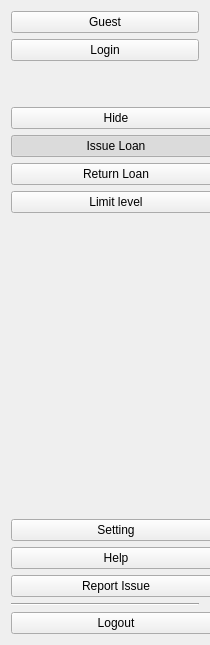
     <widget class="QWidget" name="side_menu_2" native="true">
      <property name="minimumSize">
       <size>
        <width>200</width>
        <height>0</height>
       </size>
      </property>
      <property name="maximumSize">
       <size>
        <width>210</width>
        <height>16777215</height>
       </size>
      </property>
      <property name="styleSheet">
       <string notr="true"/>
      </property>
      <layout class="QVBoxLayout" name="verticalLayout">
       <item>
        <widget class="QPushButton" name="btn_user_2">
         <property name="enabled">
          <bool>true</bool>
         </property>
         <property name="cursor">
          <cursorShape>PointingHandCursor</cursorShape>
         </property>
         <property name="layoutDirection">
          <enum>Qt::LeftToRight</enum>
         </property>
         <property name="styleSheet">
          <string notr="true"/>
         </property>
         <property name="text">
          <string>Guest</string>
         </property>
         <property name="icon">
          <iconset resource="../icon/resources.qrc">
           <normaloff>:/icons8-user-60.png</normaloff>:/icons8-user-60.png</iconset>
         </property>
         <property name="iconSize">
          <size>
           <width>50</width>
           <height>50</height>
          </size>
         </property>
         <property name="checkable">
          <bool>false</bool>
         </property>
        </widget>
       </item>
       <item>
        <widget class="QPushButton" name="btn_login_2">
         <property name="text">
          <string>Login</string>
         </property>
         <property name="icon">
          <iconset resource="../icon/resources.qrc">
           <normaloff>:/icons8-key-48.png</normaloff>:/icons8-key-48.png</iconset>
         </property>
         <property name="iconSize">
          <size>
           <width>30</width>
           <height>30</height>
          </size>
         </property>
        </widget>
       </item>
       <item>
        <spacer name="verticalSpacer_4">
         <property name="orientation">
          <enum>Qt::Vertical</enum>
         </property>
         <property name="sizeType">
          <enum>QSizePolicy::Maximum</enum>
         </property>
         <property name="sizeHint" stdset="0">
          <size>
           <width>20</width>
           <height>40</height>
          </size>
         </property>
        </spacer>
       </item>
       <item>
        <widget class="QPushButton" name="btn_menu_2">
         <property name="enabled">
          <bool>true</bool>
         </property>
         <property name="minimumSize">
          <size>
           <width>210</width>
           <height>0</height>
          </size>
         </property>
         <property name="cursor">
          <cursorShape>PointingHandCursor</cursorShape>
         </property>
         <property name="layoutDirection">
          <enum>Qt::LeftToRight</enum>
         </property>
         <property name="text">
          <string>Hide</string>
         </property>
         <property name="icon">
          <iconset resource="../icon/resources.qrc">
           <normaloff>:/icons8-menu-vertical-60.png</normaloff>:/icons8-menu-vertical-60.png</iconset>
         </property>
         <property name="iconSize">
          <size>
           <width>30</width>
           <height>40</height>
          </size>
         </property>
         <property name="checkable">
          <bool>true</bool>
         </property>
        </widget>
       </item>
       <item>
        <widget class="QPushButton" name="btn_home_2">
         <property name="minimumSize">
          <size>
           <width>210</width>
           <height>0</height>
          </size>
         </property>
         <property name="cursor">
          <cursorShape>PointingHandCursor</cursorShape>
         </property>
         <property name="text">
          <string>Issue Loan</string>
         </property>
         <property name="icon">
          <iconset resource="../icon/resources.qrc">
           <normaloff>:/icons8-home-60.png</normaloff>:/icons8-home-60.png</iconset>
         </property>
         <property name="iconSize">
          <size>
           <width>40</width>
           <height>40</height>
          </size>
         </property>
         <property name="checkable">
          <bool>true</bool>
         </property>
         <property name="checked">
          <bool>true</bool>
         </property>
         <property name="autoExclusive">
          <bool>true</bool>
         </property>
        </widget>
       </item>
       <item>
        <widget class="QPushButton" name="btn_check_in_2">
         <property name="enabled">
          <bool>true</bool>
         </property>
         <property name="minimumSize">
          <size>
           <width>210</width>
           <height>0</height>
          </size>
         </property>
         <property name="cursor">
          <cursorShape>PointingHandCursor</cursorShape>
         </property>
         <property name="text">
          <string>Return Loan</string>
         </property>
         <property name="icon">
          <iconset resource="../icon/resources.qrc">
           <normaloff>:/icons8-checkout-60.png</normaloff>:/icons8-checkout-60.png</iconset>
         </property>
         <property name="iconSize">
          <size>
           <width>40</width>
           <height>40</height>
          </size>
         </property>
         <property name="checkable">
          <bool>true</bool>
         </property>
         <property name="autoExclusive">
          <bool>true</bool>
         </property>
        </widget>
       </item>
       <item>
        <widget class="QPushButton" name="btn_dashboard_2">
         <property name="enabled">
          <bool>true</bool>
         </property>
         <property name="minimumSize">
          <size>
           <width>210</width>
           <height>0</height>
          </size>
         </property>
         <property name="cursor">
          <cursorShape>PointingHandCursor</cursorShape>
         </property>
         <property name="text">
          <string>Limit level</string>
         </property>
         <property name="icon">
          <iconset resource="../icon/resources.qrc">
           <normaloff>:/icons8-dashboard-60.png</normaloff>:/icons8-dashboard-60.png</iconset>
         </property>
         <property name="iconSize">
          <size>
           <width>40</width>
           <height>40</height>
          </size>
         </property>
         <property name="checkable">
          <bool>true</bool>
         </property>
         <property name="autoExclusive">
          <bool>true</bool>
         </property>
        </widget>
       </item>
       <item>
        <spacer name="verticalSpacer_3">
         <property name="orientation">
          <enum>Qt::Vertical</enum>
         </property>
         <property name="sizeHint" stdset="0">
          <size>
           <width>20</width>
           <height>300</height>
          </size>
         </property>
        </spacer>
       </item>
       <item>
        <widget class="QPushButton" name="btn_setting_2">
         <property name="enabled">
          <bool>true</bool>
         </property>
         <property name="minimumSize">
          <size>
           <width>210</width>
           <height>0</height>
          </size>
         </property>
         <property name="cursor">
          <cursorShape>PointingHandCursor</cursorShape>
         </property>
         <property name="text">
          <string>Setting</string>
         </property>
         <property name="icon">
          <iconset resource="../icon/resources.qrc">
           <normaloff>:/icons8-setting-60.png</normaloff>:/icons8-setting-60.png</iconset>
         </property>
         <property name="iconSize">
          <size>
           <width>40</width>
           <height>40</height>
          </size>
         </property>
         <property name="checkable">
          <bool>true</bool>
         </property>
         <property name="autoExclusive">
          <bool>true</bool>
         </property>
        </widget>
       </item>
       <item>
        <widget class="QPushButton" name="btn_help_2">
         <property name="minimumSize">
          <size>
           <width>210</width>
           <height>0</height>
          </size>
         </property>
         <property name="cursor">
          <cursorShape>PointingHandCursor</cursorShape>
         </property>
         <property name="text">
          <string>Help</string>
         </property>
         <property name="icon">
          <iconset resource="../icon/resources.qrc">
           <normaloff>:/icons8-help-60.png</normaloff>:/icons8-help-60.png</iconset>
         </property>
         <property name="iconSize">
          <size>
           <width>40</width>
           <height>40</height>
          </size>
         </property>
         <property name="checkable">
          <bool>true</bool>
         </property>
         <property name="autoExclusive">
          <bool>true</bool>
         </property>
        </widget>
       </item>
       <item>
        <widget class="QPushButton" name="btn_report_2">
         <property name="minimumSize">
          <size>
           <width>210</width>
           <height>0</height>
          </size>
         </property>
         <property name="cursor">
          <cursorShape>PointingHandCursor</cursorShape>
         </property>
         <property name="text">
          <string>Report Issue</string>
         </property>
         <property name="icon">
          <iconset resource="../icon/resources.qrc">
           <normaloff>:/icons8-issue-60.png</normaloff>:/icons8-issue-60.png</iconset>
         </property>
         <property name="iconSize">
          <size>
           <width>40</width>
           <height>40</height>
          </size>
         </property>
         <property name="checkable">
          <bool>true</bool>
         </property>
         <property name="autoExclusive">
          <bool>true</bool>
         </property>
        </widget>
       </item>
       <item>
        <widget class="Line" name="line">
         <property name="orientation">
          <enum>Qt::Horizontal</enum>
         </property>
        </widget>
       </item>
       <item>
        <widget class="QPushButton" name="btn_logout_2">
         <property name="minimumSize">
          <size>
           <width>210</width>
           <height>0</height>
          </size>
         </property>
         <property name="styleSheet">
          <string notr="true"/>
         </property>
         <property name="text">
          <string>Logout</string>
         </property>
         <property name="icon">
          <iconset resource="../icon/resources.qrc">
           <normaloff>:/icons8-log-out-60.png</normaloff>:/icons8-log-out-60.png</iconset>
         </property>
         <property name="iconSize">
          <size>
           <width>40</width>
           <height>40</height>
          </size>
         </property>
         <property name="checkable">
          <bool>false</bool>
         </property>
        </widget>
       </item>
      </layout>
     </widget>
